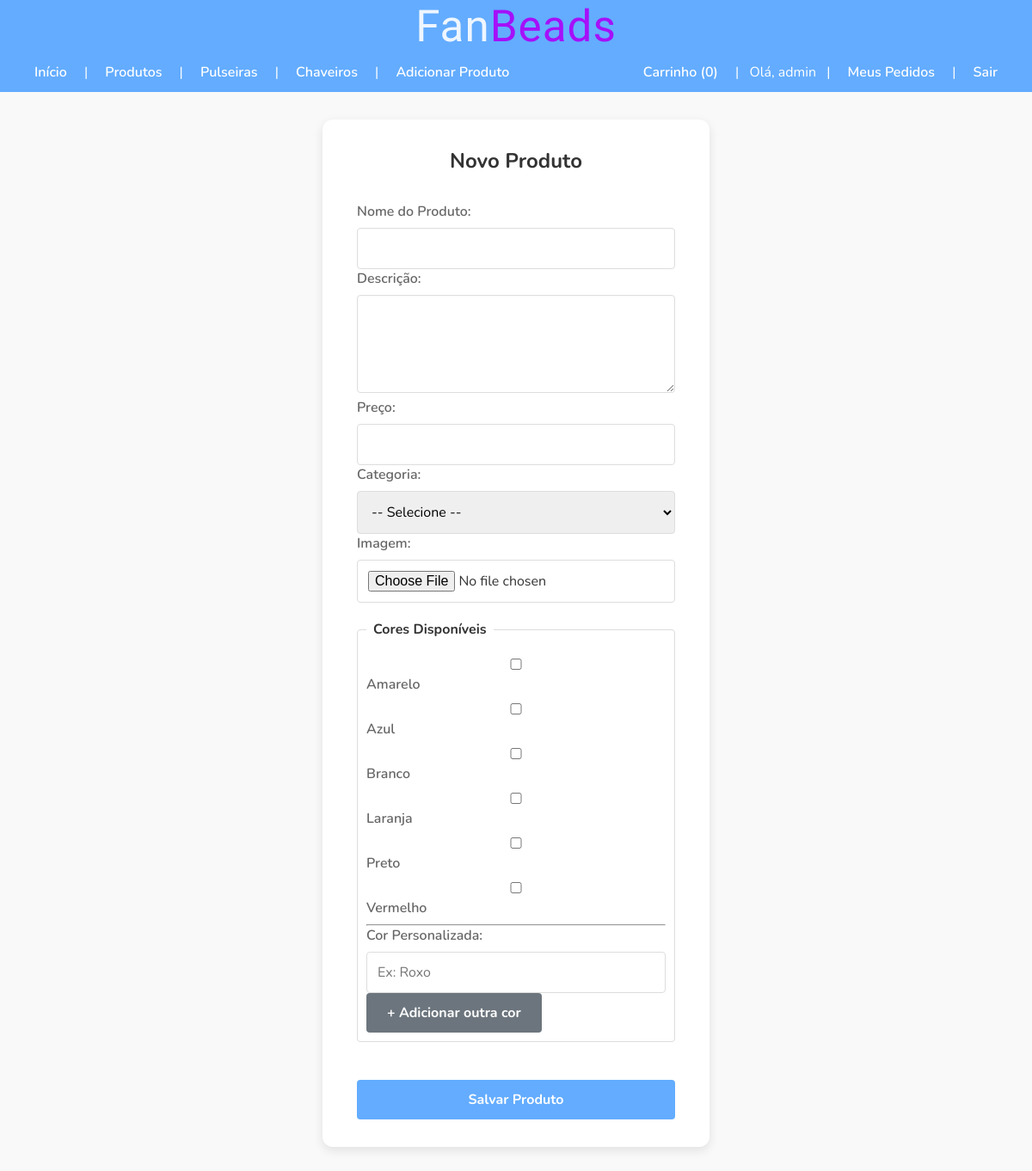
Page /produtos/novo (signed in) on the committed database.
### tables this page shows
CREATE TABLE `opcao_variacao` (
  `id_opcao` int(11) NOT NULL,
  `variacao_id` int(11) NOT NULL,
  `valor` varchar(50) NOT NULL
);

### Controllers/produtoController.class.php (called while the page is built, shortened)
<?php
class ProdutoController
{
    private VariacaoDAO $variacaoDAO;
    public function __construct()
    {
        $this->variacaoDAO = new VariacaoDAO();
    }
    public function novo(): void
    {
        $coresDisponiveis = $this->variacaoDAO->buscarTodasCores();
        require 'Views/form_produto.php';
    }
}

### index.php (called while the page is built, shortened)
<?php
spl_autoload_register(function ($className) {
    $directories = ['Controllers/', 'Models/'];
    foreach ($directories as $dir) {
        $file = __DIR__ . '/' . $dir . $className . '.class.php';
        if (file_exists($file)) {
            return;
        }
    }
});
require_once 'rotas.php';
$method = $_SERVER['REQUEST_METHOD'];
$uri = parse_url($_SERVER['REQUEST_URI'], PHP_URL_PATH);
$baseDir = '/fanbeads';
if (str_starts_with($uri, $baseDir)) {
    $uri = substr($uri, strlen($baseDir));
}
$router->handleRequest($method, $uri);

### Models/Conexao.class.php (called while the page is built, shortened)
<?php
class Conexao
{
    private static ?PDO $instance = null;
    public static function getInstancia(): PDO
    {
        if (self::$instance === null) {
            $dsn = 'mysql:host=localhost;dbname=fanbeads;charset=utf8mb4';
            $user = 'root';
            $pass = '';
            self::$instance = new PDO($dsn, $user, $pass);
            self::$instance->setAttribute(PDO::ATTR_ERRMODE, PDO::ERRMODE_EXCEPTION);
        }
        return self::$instance;
    }
}

### Models/VariacaoDAO.class.php (called while the page is built, shortened)
<?php
class VariacaoDAO
{
    private PDO $db;
    public function __construct()
    {
        $this->db = Conexao::getInstancia();
    }
    public function buscarTodasCores(): array
    {
        $sql = "SELECT id_opcao, variacao_id, valor FROM opcao_variacao ORDER BY valor";
        return $this->db->query($sql)->fetchAll(PDO::FETCH_CLASS, OpcaoVariacao::class);
    }
}

### Models/OpcaoVariacao.class.php (called while the page is built, shortened)
<?php
class OpcaoVariacao
{
    private int $id_opcao;
    private string $valor;
    public function getId(): int
    {
        return $this->id_opcao;
    }
    public function getValor(): string
    {
        return $this->valor;
    }
}

### Views/form_produto.php (the view, shortened to what this page needs)
<!DOCTYPE html>
<html lang="pt-br">
<head>
    <link rel="stylesheet" href="/fanbeads/assets/css/style.css">
</head>
<body>
    <?php require 'Views/menu.php'; ?>
    <main class="form-page">
        <h2>Novo Produto</h2>
        <form action="/fanbeads/produtos/criar" method="POST" enctype="multipart/form-data">
            <label for="nome">Nome do Produto:</label>
            <input type="text" id="nome" name="nome" required>
            <label for="descricao">Descrição:</label>
            <textarea id="descricao" name="descricao" rows="4"></textarea>
            <label for="preco">Preço:</label>
            <input type="number" id="preco" name="preco" step="0.01" required>
            <label for="categoria">Categoria:</label>
            <select id="categoria" name="categoria_id" required>
                <option value="">-- Selecione --</option>
            </select>
            <label for="imagem">Imagem:</label>
            <input type="file" id="imagem" name="imagem" accept="image/*" required>
            <fieldset>
                <legend>Cores Disponíveis</legend>
                <?php if (!empty($coresDisponiveis)): ?>
                    <div class="checkbox-group">
                        <?php foreach ($coresDisponiveis as $opt): ?>
                            <label class="checkbox-label">
                                <input type="checkbox" name="opcoes[]" value="<?= $opt->getId() ?>">
                                <?= htmlspecialchars($opt->getValor()) ?>
                            </label>
                        <?php endforeach; ?>
                    </div>
                    <hr>
                <?php endif; ?>
                <div id="novas-cores-container">
                    <label>Cor Personalizada:</label>
                    <input type="text" name="cor_extra[]" placeholder="Ex: Roxo">
                </div>
               <button type="button" id="add-cor-btn" class="btn btn-secondary">+ Adicionar outra cor</button>
            </fieldset>
            <button type="submit" class="btn btn-primary">Salvar Produto</button>
        </form>
    </main>
</body>
</html>

### assets/css/style.css (style rules this page uses)
:root { --color-primary: #63acff; --color-primary-dark: #5a9be0; --color-blue-darker:#4e17a5; --color-secondary: #AD00F9; --color-success: #28a745; --color-success-dark: #218838; --color-danger: #ff6363; --color-danger-dark: #e04a4a; --color-info: #6c757d; --color-info-dark: #5a6268; --color-light-bg: #f9f9f9; --color-card-bg: #ebf4ff; --color-white: #fff; --color-text: #333; --color-text-muted: #666; --color-border: #ddd; --color-table-header: #f1f1f1; --font-body: 'Nunito', sans-serif; --font-heading: 'Patrick Hand SC', cursive; --border-radius: 0.75rem; --card-width: 200px; --gap: 2rem; }
* { box-sizing: border-box; margin: 0; padding: 0; }
body { font-family: var(--font-body); background-color: var(--color-light-bg); color: var(--color-text); }
.btn { font-family: var(--font-body); padding: 0.75rem 1.5rem; border: none; border-radius: 4px; cursor: pointer; transition: background-color 0.2s; text-decoration: none; font-weight: 700; font-size: 1rem; display: inline-block; }
.btn-primary { background-color: var(--color-primary); color: var(--color-white); }
.btn-secondary { background-color: var(--color-info); color: var(--color-white); }
fieldset { margin: 20px 0; padding: 10px; border: 1px solid var(--color-border); border-radius: 4px; }
legend { font-weight: bold; margin-bottom: 10px; padding: 0 0.5em; }
.form-page { max-width: 450px; margin: 2rem auto; background: var(--color-white); padding: 2rem 2.5rem; border-radius: var(--border-radius); box-shadow: 0 4px 12px rgba(0,0,0,0.1); }
.form-page h2 { font-weight: 700; text-align: center; margin-bottom: 2rem; }
.form-page label { display: block; margin-bottom: 0.5rem; font-weight: 600; color: var(--color-text-muted); }
.form-page input, .form-page textarea, .form-page select { font-family: var(--font-body); width: 100%; padding: 0.75rem; border: 1px solid var(--color-border); border-radius: 4px; font-size: 1rem; }
.form-page button[type="submit"] { width: 100%; margin-top: 1.5rem; }

### rows in the picture
opcao_variacao: valor "Amarelo"
opcao_variacao: valor "Azul"
opcao_variacao: valor "Branco"
opcao_variacao: valor "Laranja"
opcao_variacao: valor "Preto"
opcao_variacao: valor "Vermelho"

### other values in the picture
$totalItensCarrinho "0"
$_SESSION['user']['username'] "admin"
